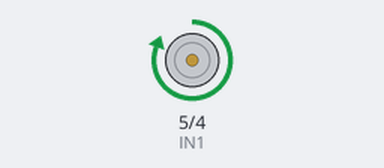
This sketch was run on a simulated Arduino Uno, built with avr-gcc and run on an emulated ATmega328P. On the bench: motor-driver pin pairs drawn as motors (green arrow = first pin HIGH = forward, orange = second pin HIGH = backward, longer = more drive).

Above: at 1.0 s.
At 2.2 s:
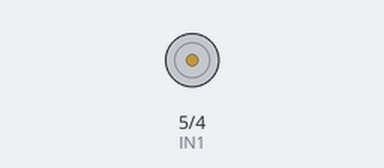
At 3.5 s:
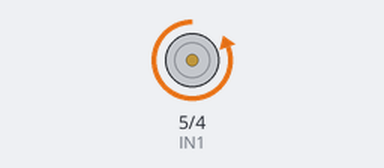
Timing chart, 0 to 6.5 s (numbered marks = the images above):
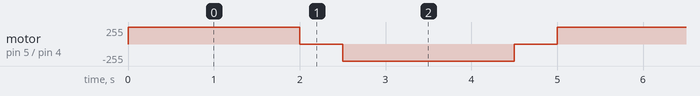

Measured:
- by itself, motor on pin 5 (IN1) / pin 4 (IN2): repeats every 5.0 s: stopped 0.50 s, backward 255/255 2.0 s, stopped 0.50 s, forward 255/255 2.0 s

The sketch:

ponte_h_motor_dc.ino
```cpp
int IN1 = 5;
int IN2 = 4;

void setup()
{
 pinMode(IN1, OUTPUT);
 pinMode(IN2, OUTPUT);
}

void loop()
{
 //Girar o Motor A no sentido horario
 digitalWrite(IN1, HIGH);
 digitalWrite(IN2, LOW);
 delay(2000);
 //Parar o motor A
 digitalWrite(IN1, HIGH);
 digitalWrite(IN2, HIGH);
 delay(500);

 //Girar o Motor A no sentido anti-horario
 digitalWrite(IN1, LOW);
 digitalWrite(IN2, HIGH);
 delay(2000);
 //Parar o motor A
 digitalWrite(IN1, HIGH);
 digitalWrite(IN2, HIGH);
 delay(500);

}
```
